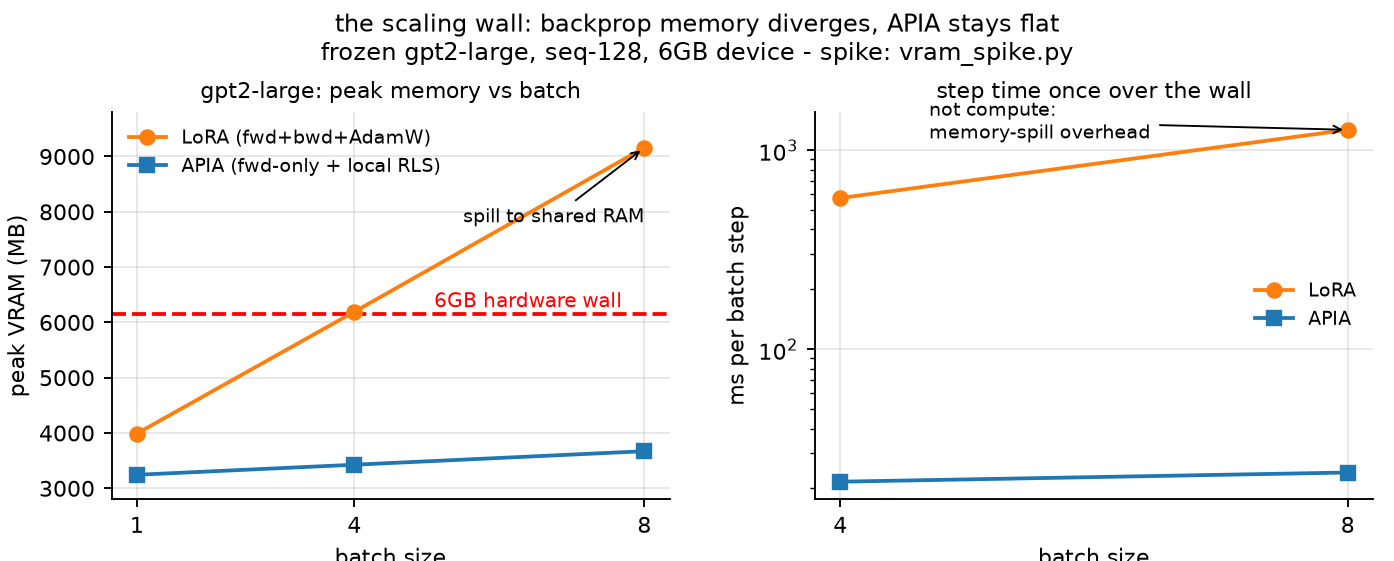

This chart was generated by the following Python code:
import json
import matplotlib
matplotlib.use("Agg")
import matplotlib.pyplot as plt
import numpy as np

plt.rcParams.update({"font.size": 9.5, "axes.grid": True, "grid.alpha": .3,
                     "axes.spines.top": False, "axes.spines.right": False})

D = json.load(open("spike_results.json"))["vram_scaling"]["by_batch"]
B = sorted(int(k) for k in D)
apia_pk = [D[str(b)]["apia"]["peak"] for b in B]
lora_pk = [D[str(b)]["lora"]["peak"] for b in B]
apia_ms = [D[str(b)]["apia"]["ms"] for b in B]
lora_ms = [D[str(b)]["lora"]["ms"] for b in B]
WALL = 6144

fig, axs = plt.subplots(1, 2, figsize=(8.2, 3.3))
fig.subplots_adjust(left=.08, right=.985, top=.80, wspace=.26)

for ax in axs:
    ax.set_xticks(B)

a = axs[0]
a.axhline(WALL, color="red", ls="--", lw=1.6)
a.text(5.1, WALL + 130, "6GB hardware wall", color="red", fontsize=8.5)
a.plot(B, lora_pk, "o-", color="tab:orange", lw=1.6, label="LoRA (fwd+bwd+AdamW)")
a.plot(B, apia_pk, "s-", color="tab:blue", lw=1.6, label="APIA (fwd-only + local RLS)")
a.annotate("spill to shared RAM", xy=(8, lora_pk[-1]), xytext=(5.5, lora_pk[-1] - 1350),
           fontsize=8, arrowprops=dict(arrowstyle="->", lw=.8))
a.set_xlabel("batch size"); a.set_ylabel("peak VRAM (MB)")
a.set_title("gpt2-large: peak memory vs batch", fontsize=9.5)
a.legend(frameon=False, fontsize=8, loc="upper left")
a.set_ylim(2800, 9800)

b = axs[1]
i4 = B.index(4)
b.plot(B[i4:], lora_ms[i4:], "o-", color="tab:orange", lw=1.6, label="LoRA")
b.plot(B[i4:], apia_ms[i4:], "s-", color="tab:blue", lw=1.6, label="APIA")
b.annotate("not compute:\nmemory-spill overhead", xy=(8, lora_ms[-1]), xytext=(4.7, lora_ms[-1] - 120),
           fontsize=8, arrowprops=dict(arrowstyle="->", lw=.8))
b.set_xlabel("batch size"); b.set_ylabel("ms per batch step")
b.set_title("step time once over the wall", fontsize=9.5)
b.legend(frameon=False, fontsize=8)
b.set_yscale("log")

fig.suptitle("the scaling wall: backprop memory diverges, APIA stays flat\n"
             "frozen gpt2-large, seq-128, 6GB device - spike: vram_spike.py", fontsize=10)
fig.savefig("fig_vram_wall.png", dpi=170)
print("saved fig_vram_wall.png")
